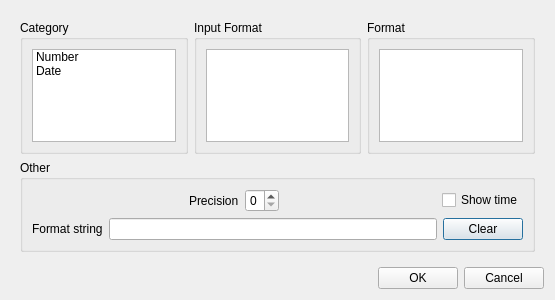
<?xml version="1.0" encoding="UTF-8"?>
<ui version="4.0">
 <class>FldPropertyDlg</class>
 <widget class="QDialog" name="FldPropertyDlg">
  <property name="geometry">
   <rect>
    <x>0</x>
    <y>0</y>
    <width>555</width>
    <height>300</height>
   </rect>
  </property>
  <property name="windowTitle">
   <string>Expression editor</string>
  </property>
  <layout class="QVBoxLayout" name="verticalLayout">
   <item>
    <widget class="QStackedWidget" name="stackedWidget">
     <property name="currentIndex">
      <number>2</number>
     </property>
     <widget class="QWidget" name="page">
      <layout class="QVBoxLayout" name="verticalLayout_2">
       <property name="spacing">
        <number>0</number>
       </property>
       <property name="leftMargin">
        <number>0</number>
       </property>
       <property name="topMargin">
        <number>0</number>
       </property>
       <property name="rightMargin">
        <number>0</number>
       </property>
       <property name="bottomMargin">
        <number>0</number>
       </property>
       <item>
        <widget class="QTreeWidget" name="treeWidget">
         <property name="editTriggers">
          <set>QAbstractItemView::NoEditTriggers</set>
         </property>
         <property name="headerHidden">
          <bool>true</bool>
         </property>
         <attribute name="headerVisible">
          <bool>false</bool>
         </attribute>
         <column>
          <property name="text">
           <string notr="true">1</string>
          </property>
         </column>
        </widget>
       </item>
      </layout>
     </widget>
     <widget class="QWidget" name="page_2">
      <layout class="QVBoxLayout" name="verticalLayout_3">
       <item>
        <layout class="QHBoxLayout" name="horizontalLayout_2">
         <item>
          <widget class="QLabel" name="label">
           <property name="text">
            <string>Data field grouping</string>
           </property>
          </widget>
         </item>
         <item>
          <widget class="QLineEdit" name="edtFiledGrouping"/>
         </item>
        </layout>
       </item>
       <item>
        <widget class="QCheckBox" name="chkStartLineNum">
         <property name="text">
          <string>Start line numeration for each group</string>
         </property>
        </widget>
       </item>
       <item>
        <widget class="QCheckBox" name="chkStartNewPage">
         <property name="enabled">
          <bool>true</bool>
         </property>
         <property name="text">
          <string>Start new page for each group</string>
         </property>
        </widget>
       </item>
       <item>
        <spacer name="verticalSpacer">
         <property name="orientation">
          <enum>Qt::Vertical</enum>
         </property>
         <property name="sizeHint" stdset="0">
          <size>
           <width>20</width>
           <height>40</height>
          </size>
         </property>
        </spacer>
       </item>
      </layout>
     </widget>
     <widget class="QWidget" name="page_3">
      <layout class="QVBoxLayout" name="verticalLayout_7">
       <item>
        <layout class="QHBoxLayout" name="horizontalLayout_4">
         <item>
          <widget class="QGroupBox" name="groupBox">
           <property name="title">
            <string>Category</string>
           </property>
           <layout class="QVBoxLayout" name="verticalLayout_5">
            <item>
             <widget class="QListWidget" name="lstCategory">
              <item>
               <property name="text">
                <string>Number</string>
               </property>
              </item>
              <item>
               <property name="text">
                <string>Date</string>
               </property>
              </item>
             </widget>
            </item>
           </layout>
          </widget>
         </item>
         <item>
          <widget class="QGroupBox" name="grpInputFormat">
           <property name="title">
            <string>Input Format</string>
           </property>
           <layout class="QVBoxLayout" name="verticalLayout_8">
            <item>
             <widget class="QListWidget" name="lstInputFormat"/>
            </item>
           </layout>
          </widget>
         </item>
         <item>
          <widget class="QGroupBox" name="groupBox_2">
           <property name="title">
            <string>Format</string>
           </property>
           <layout class="QVBoxLayout" name="verticalLayout_4">
            <item>
             <widget class="QListWidget" name="lstFormat"/>
            </item>
           </layout>
          </widget>
         </item>
        </layout>
       </item>
       <item>
        <widget class="QGroupBox" name="groupBox_3">
         <property name="title">
          <string>Other</string>
         </property>
         <layout class="QVBoxLayout" name="verticalLayout_6">
          <item>
           <layout class="QHBoxLayout" name="horizontalLayout_3">
            <item>
             <spacer name="horizontalSpacer_2">
              <property name="orientation">
               <enum>Qt::Horizontal</enum>
              </property>
              <property name="sizeHint" stdset="0">
               <size>
                <width>40</width>
                <height>20</height>
               </size>
              </property>
             </spacer>
            </item>
            <item>
             <widget class="QLabel" name="lblPrecision">
              <property name="text">
               <string>Precision</string>
              </property>
             </widget>
            </item>
            <item>
             <widget class="QSpinBox" name="spnPrecision">
              <property name="maximum">
               <number>9</number>
              </property>
             </widget>
            </item>
            <item>
             <spacer name="horizontalSpacer_3">
              <property name="orientation">
               <enum>Qt::Horizontal</enum>
              </property>
              <property name="sizeHint" stdset="0">
               <size>
                <width>40</width>
                <height>20</height>
               </size>
              </property>
             </spacer>
            </item>
            <item>
             <widget class="QCheckBox" name="chkShowTime">
              <property name="text">
               <string>Show time</string>
              </property>
             </widget>
            </item>
           </layout>
          </item>
          <item>
           <layout class="QHBoxLayout" name="horizontalLayout_5">
            <item>
             <widget class="QLabel" name="label_3">
              <property name="text">
               <string>Format string</string>
              </property>
             </widget>
            </item>
            <item>
             <widget class="QLineEdit" name="edtFormatString">
              <property name="readOnly">
               <bool>true</bool>
              </property>
             </widget>
            </item>
            <item>
             <widget class="QPushButton" name="btnClear">
              <property name="text">
               <string>Clear</string>
              </property>
             </widget>
            </item>
           </layout>
          </item>
         </layout>
        </widget>
       </item>
      </layout>
     </widget>
    </widget>
   </item>
   <item>
    <layout class="QHBoxLayout" name="horizontalLayout">
     <item>
      <spacer name="horizontalSpacer">
       <property name="orientation">
        <enum>Qt::Horizontal</enum>
       </property>
       <property name="sizeHint" stdset="0">
        <size>
         <width>40</width>
         <height>20</height>
        </size>
       </property>
      </spacer>
     </item>
     <item>
      <widget class="QPushButton" name="btnOK">
       <property name="text">
        <string>OK</string>
       </property>
      </widget>
     </item>
     <item>
      <widget class="QPushButton" name="btnCancel">
       <property name="text">
        <string>Cancel</string>
       </property>
      </widget>
     </item>
    </layout>
   </item>
  </layout>
 </widget>
 <resources/>
 <connections>
  <connection>
   <sender>btnCancel</sender>
   <signal>clicked()</signal>
   <receiver>FldPropertyDlg</receiver>
   <slot>reject()</slot>
   <hints>
    <hint type="sourcelabel">
     <x>352</x>
     <y>278</y>
    </hint>
    <hint type="destinationlabel">
     <x>199</x>
     <y>149</y>
    </hint>
   </hints>
  </connection>
  <connection>
   <sender>btnOK</sender>
   <signal>clicked()</signal>
   <receiver>FldPropertyDlg</receiver>
   <slot>accept()</slot>
   <hints>
    <hint type="sourcelabel">
     <x>271</x>
     <y>278</y>
    </hint>
    <hint type="destinationlabel">
     <x>199</x>
     <y>149</y>
    </hint>
   </hints>
  </connection>
  <connection>
   <sender>btnClear</sender>
   <signal>clicked()</signal>
   <receiver>edtFormatString</receiver>
   <slot>clear()</slot>
   <hints>
    <hint type="sourcelabel">
     <x>333</x>
     <y>228</y>
    </hint>
    <hint type="destinationlabel">
     <x>194</x>
     <y>227</y>
    </hint>
   </hints>
  </connection>
  <connection>
   <sender>treeWidget</sender>
   <signal>itemDoubleClicked(QTreeWidgetItem*,int)</signal>
   <receiver>FldPropertyDlg</receiver>
   <slot>accept()</slot>
   <hints>
    <hint type="sourcelabel">
     <x>199</x>
     <y>134</y>
    </hint>
    <hint type="destinationlabel">
     <x>199</x>
     <y>149</y>
    </hint>
   </hints>
  </connection>
 </connections>
</ui>
